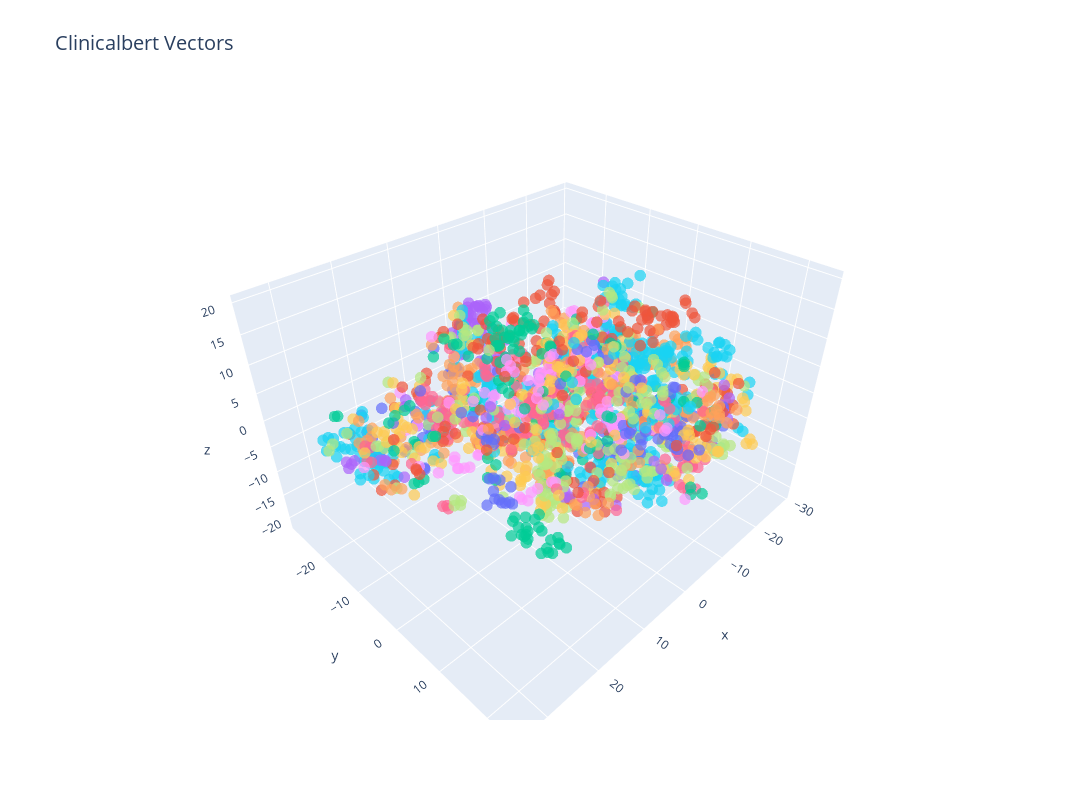

Here is the notebook cell this chart was saved with:
### Code cell
fig = px.scatter_3d(
    x=reduced_vectors[:, 0],
    y=reduced_vectors[:, 1],
    z=reduced_vectors[:, 2],
    color=titles,
    title=f'{schema_dicts[schema_index]["name"]} Vectors',
    size_max=3,
    opacity=0.7
)
fig.update_traces(marker=dict(size=4))
fig.update_layout(
    width=1200,   # in pixels
    height=800,   # in pixels
    title_font_size=20,
)
# fig.update(layout_showlegend=False)
fig.show()

fig.write_html(f'graphs/pca_plot_{schema_dicts[schema_index]["name"]}.html')
fig.write_image(
    f'graphs/pca_plot_{schema_dicts[schema_index]["name"]}.png',
    width=1200,
    height=800,
    scale=1
)
